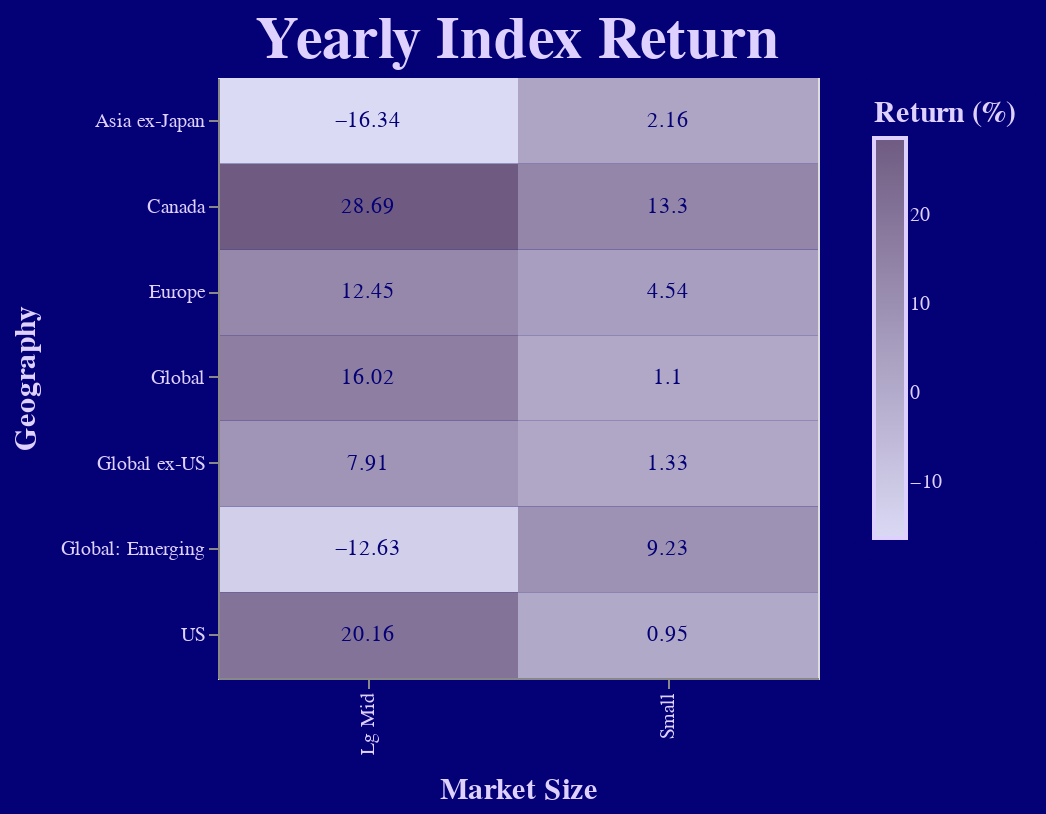

Source (notebook cell):
### Code cell
apply_all(year, pallett)

### Figure 1 — Vega-Lite specification as saved in the notebook (floating-point values rounded to 4 significant figures)
{"config": {"view": {"continuousWidth": 400, "continuousHeight": 300}, "background": "#040075", "font": "LuloCleanOne-Bold", "range": {"category": ["#DBDAF5", "#D9D8F3", "#D8D7F2", "#D7D6F1", "#D6D4F0", "#D5D3EF", "#D4D2EE", "#D3D1EC", "#D2CFEB", "#D1CEEA", "#D0CDE9", "#CFCBE8", "#CDCAE7", "#CCC9E5", "#CBC8E4", "#CAC6E3", "#C9C5E2", "#C8C4E1", "#C7C2E0", "#C6C1DE", "#C5C0DD", "#C4BFDC", "#C3BDDB", "#C1BCDA", "#C0BBD9", "#BFB9D7", "#BEB8D6", "#BDB7D5", "#BCB6D4", "#BBB4D3", "#BAB3D2", "#B9B2D0", "#B8B0CF", "#B7AFCE", "#B5AECD", "#B4ADCC", "#B3ABCB", "#B2AACA", "#B1A9C8", "#B0A7C7", "#AFA6C6", "#AEA5C5", "#ADA4C4", "#ACA2C3", "#ABA1C1", "#A9A0C0", "#A89EBF", "#A79DBE", "#A69CBD", "#A59BBC", "#A499BA", "#A398B9", "#A297B8", "#A196B7", "#A094B6", "#9F93B5", "#9D92B3", "#9C90B2", "#9B8FB1", "#9A8EB0", "#998DAF", "#988BAE", "#978AAC", "#9689AB", "#9587AA", "#9486A9", "#9385A8", "#9184A7", "#9082A6", "#8F81A4", "#8E80A3", "#8D7EA2", "#8C7DA1", "#8B7CA0", "#8A7B9F", "#89799D", "#88789C", "#87779B", "#85759A", "#847499", "#837398", "#827296", "#817095", "#806F94", "#7F6E93", "#7E6C92", "#7D6B91", "#7C6A8F", "#7B698E", "#79678D", "#78668C", "#77658B", "#76638A", "#756288", "#746187", "#736086", "#725E85", "#715D84", "#705C83", "#6F5B82"], "heatmap": ["#DBDAF5", "#D9D8F3", "#D8D7F2", "#D7D6F1", "#D6D4F0", "#D5D3EF", "#D4D2EE", "#D3D1EC", "#D2CFEB", "#D1CEEA", "#D0CDE9", "#CFCBE8", "#CDCAE7", "#CCC9E5", "#CBC8E4", "#CAC6E3", "#C9C5E2", "#C8C4E1", "#C7C2E0", "#C6C1DE", "#C5C0DD", "#C4BFDC", "#C3BDDB", "#C1BCDA", "#C0BBD9", "#BFB9D7", "#BEB8D6", "#BDB7D5", "#BCB6D4", "#BBB4D3", "#BAB3D2", "#B9B2D0", "#B8B0CF", "#B7AFCE", "#B5AECD", "#B4ADCC", "#B3ABCB", "#B2AACA", "#B1A9C8", "#B0A7C7", "#AFA6C6", "#AEA5C5", "#ADA4C4", "#ACA2C3", "#ABA1C1", "#A9A0C0", "#A89EBF", "#A79DBE", "#A69CBD", "#A59BBC", "#A499BA", "#A398B9", "#A297B8", "#A196B7", "#A094B6", "#9F93B5", "#9D92B3", "#9C90B2", "#9B8FB1", "#9A8EB0", "#998DAF", "#988BAE", "#978AAC", "#9689AB", "#9587AA", "#9486A9", "#9385A8", "#9184A7", "#9082A6", "#8F81A4", "#8E80A3", "#8D7EA2", "#8C7DA1", "#8B7CA0", "#8A7B9F", "#89799D", "#88789C", "#87779B", "#85759A", "#847499", "#837398", "#827296", "#817095", "#806F94", "#7F6E93", "#7E6C92", "#7D6B91", "#7C6A8F", "#7B698E", "#79678D", "#78668C", "#77658B", "#76638A", "#756288", "#746187", "#736086", "#725E85", "#715D84", "#705C83", "#6F5B82"]}, "title": {"color": "#DED1FF", "fontSize": 30}}, "layer": [{"mark": "rect", "encoding": {"color": {"field": "1 Yr", "legend": {"cornerRadius": 10, "fillColor": "#040075", "gradientStrokeColor": "#DED1FF", "gradientStrokeWidth": 2, "labelColor": "#DED1FF", "labelFont": "LuloCleanOne-Bold", "labelFontSize": 10, "padding": 10, "title": "Return (%)", "titleColor": "#DED1FF", "titleFont": "LuloCleanOne-Bold", "titleFontSize": 15}, "type": "quantitative"}, "x": {"axis": {"labelColor": "#DED1FF", "labelFont": "LuloCleanOne-Bold", "labelFontSize": 10, "title": "Market Size", "titleColor": "#DED1FF", "titleFont": "LuloCleanOne-Bold", "titleFontSize": 15, "titlePadding": 10}, "field": "Size", "scale": {"paddingInner": 0}, "type": "ordinal"}, "y": {"axis": {"labelColor": "#DED1FF", "labelFont": "LuloCleanOne-Bold", "labelFontSize": 10, "title": "Geography", "titleColor": "#DED1FF", "titleFont": "LuloCleanOne-Bold", "titleFontSize": 15, "titlePadding": 10}, "field": "Geography", "scale": {"paddingInner": 0}, "type": "ordinal"}}}, {"mark": "text", "encoding": {"color": {"value": "#040075"}, "text": {"field": "1 Yr", "type": "quantitative"}, "x": {"axis": {"labelColor": "#DED1FF", "labelFont": "LuloCleanOne-Bold", "labelFontSize": 10, "title": "Market Size", "titleColor": "#DED1FF", "titleFont": "LuloCleanOne-Bold", "titleFontSize": 15, "titlePadding": 10}, "field": "Size", "scale": {"paddingInner": 0}, "type": "ordinal"}, "y": {"axis": {"labelColor": "#DED1FF", "labelFont": "LuloCleanOne-Bold", "labelFontSize": 10, "title": "Geography", "titleColor": "#DED1FF", "titleFont": "LuloCleanOne-Bold", "titleFontSize": 15, "titlePadding": 10}, "field": "Geography", "scale": {"paddingInner": 0}, "type": "ordinal"}}, "transform": [{"calculate": "\"\" + datum.x + datum.y", "as": "label"}]}], "data": {"name": "data-88fdb91f02214d145f9c343b912c138e"}, "height": 300, "title": "Yearly Index Return", "width": 300, "$schema": "https://vega.github.io/schema/vega-lite/v4.17.0.json", "datasets": {"data-88fdb91f02214d145f9c343b912c138e": [{"Index Name": "Invesco Asia ex-Japan Total Market Index", "Family": "Market Beta", "Geography": "Asia ex-Japan", "Size": "Lg Mid", "1 Mo": -3.15, "1 Yr": -16.34}, {"Index Name": "Invesco Global Emerging Markets Index", "Family": "Market Beta", "Geography": "Global: Emerging", "Size": "Lg Mid", "1 Mo": -0.76, "1 Yr": -12.63}, {"Index Name": "Invesco US Small Cap Index", "Family": "Market Beta", "Geography": "US", "Size": "Small", "1 Mo": -9.27, "1 Yr": 0.95}, {"Index Name": "Invesco Global Small Cap Index", "Family": "Market Beta", "Geography": "Global", "Size": "Small", "1 Mo": -8.81, "1 Yr": 1.1}, {"Index Name": "Invesco Global ex-US Small Cap Index", "Family": "Market Beta", "Geography": "Global ex-US", "Size": "Small", "1 Mo": -8.31, "1 Yr": 1.33}, {"Index Name": "Invesco Asia ex-Japan Total Market Small Cap Index", "Family": "Market Beta", "Geography": "Asia ex-Japan", "Size": "Small", "1 Mo": -9.56, "1 Yr": 2.16}, {"Index Name": "Invesco Europe Small Cap Index", "Family": "Market Beta", "Geography": "Europe", "Size": "Small", "1 Mo": -9.56, "1 Yr": 4.54}, {"Index Name": "Invesco Global ex-US Index", "Family": "Market Beta", "Geography": "Global ex-US", "Size": "Lg Mid", "1 Mo": -4.65, "1 Yr": 7.91}, {"Index Name": "Invesco Global Emerging Markets Small Cap Index", "Family": "Market Beta", "Geography": "Global: Emerging", "Size": "Small", "1 Mo": -5.52, "1 Yr": 9.23}, {"Index Name": "Invesco Europe Index", "Family": "Market Beta", "Geography": "Europe", "Size": "Lg Mid", "1 Mo": -4.61, "1 Yr": 12.45}, {"Index Name": "Invesco Canada Small Cap Index", "Family": "Market Beta", "Geography": "Canada", "Size": "Small", "1 Mo": -2.21, "1 Yr": 13.3}, {"Index Name": "Invesco Global Index", "Family": "Market Beta", "Geography": "Global", "Size": "Lg Mid", "1 Mo": -5.4, "1 Yr": 16.02}, {"Index Name": "Invesco US Large Mid Cap Index", "Family": "Market Beta", "Geography": "US", "Size": "Lg Mid", "1 Mo": -5.73, "1 Yr": 20.16}, {"Index Name": "Invesco Canada Large Mid Cap Index ", "Family": "Market Beta", "Geography": "Canada", "Size": "Lg Mid", "1 Mo": -0.8, "1 Yr": 28.69}]}}
